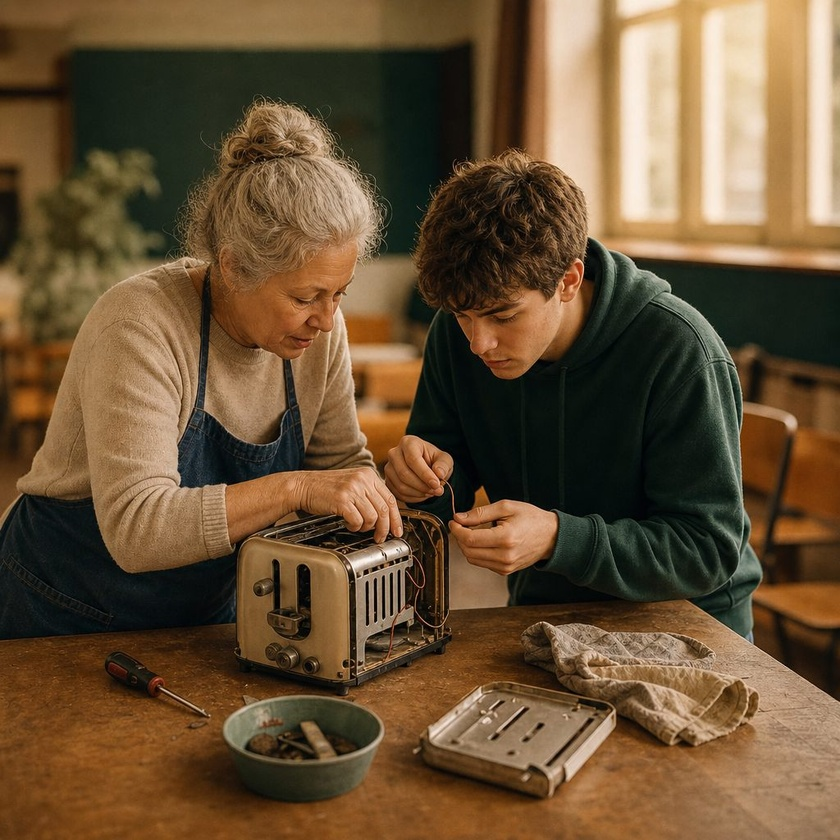
#> input picture skills/slide-maker/assets/vl/photo/bench-toaster.jpg, 840 x 840 px, shrunk from 1024 x 1024 before the run
$ python -i crop_helper.py   (imports and definitions only)
#> lines starting #> are read from the running program, lines starting #| are printed output that depends on the picture; after the words box and inside, x2 and y2 are one past the last pixel; in counts of white or black regions, pixels touching at a corner belong together
#!/usr/bin/env python3
"""crop_helper — crop a figure out of a larger image *by looking*, not by guessing.

The skill's figure rule is "use the source's own figure, whole" — but often the figure
you want is a *region* of a bigger image: one panel of a multi-panel figure, a few columns
of a comparison grid, a plot lifted off a page you already rasterised with extract_pdf.py.
The failure mode is cropping **blind** — eyeballing fraction coordinates, getting them
wrong, and shipping a crop that clips a column or includes a neighbour. This tool removes
the guessing: overlay a labelled ruler, *read* the box off it, crop, then *re-view* the
crop to confirm. You look at pixels at every step instead of trusting a number you made up.

Works on ANY image (a PNG you already have, or a page from extract_pdf.py `page`) — it is
not PDF-specific. For a figure still inside a PDF, run extract_pdf.py first to get a PNG,
then crop here.

THE LOOP (do this, don't skip the verify):
  1. python3 crop_helper.py grid figure.png _grid.png          # ruler overlay
  2. Read _grid.png — read the crop box off the labelled lines (fractions or pixels).
  3. python3 crop_helper.py crop figure.png out.png 0.05 0.1 0.62 0.95 --frac
  4. Read out.png — does it contain exactly the region you wanted, nothing clipped? If
     not, adjust the box and redo step 3. One or two iterations beats one blind guess.

COMPARISON / PANEL GRIDS (the hard case — e.g. a paper's N-method × M-modality figure):
A dense grid (many columns of methods, a few rows of examples) is unreadable shrunk onto a
slide. Don't crop one ragged rectangle — keep only the columns/rows that make your point
and reassemble them into a compact figure, preserving the header row and the row-label
column. `panel` does this on a *regularly* spaced grid:
  # First overlay the cell indices and CHECK the lines land on real cell boundaries:
  python3 crop_helper.py panel fig.png _idx.png --grid 5x10 --xpad 0.06 --ypad 0.05
  # Then reassemble keeping the label col + header row + chosen content cols/rows:
  python3 crop_helper.py panel fig.png out.png --grid 5x10 --xpad 0.06 --ypad 0.05 \
         --keep-cols 0,1,3,9 --keep-rows 0,2,3
  --grid RxC      content area is R rows x C columns of equal cells (excl. the margins below)
  --xpad f        width fraction of the left ROW-LABEL margin (0 if none); always kept
  --ypad f        height fraction of the top COLUMN-HEADER margin (0 if none); always kept
  --keep-cols     0-based content column indices to keep, in output order (omit = overlay only)
  --keep-rows     0-based content row indices to keep (omit = keep all rows)
Tune --xpad/--ypad until the overlaid grid lines sit exactly on the gaps between cells
(that's why you view _idx.png first) — then the reassembly slices cleanly.

Importable: from crop_helper import crop, draw_grid, panel_pick.
"""
import sys, os
from PIL import Image, ImageDraw, ImageFont

try:
    import numpy as np
except Exception:
    np = None


# [16 lines left out: functions _font, info, not called in this run]


def trim(path, out=None, margin=0.01, thresh=25):
    """Snap a crop to its real content — remove the uniform background border so the figure
    is tight, WITHOUT ever clipping the figure's own parts. This is background-subtraction,
    not PIL.getbbox() (which assumes a pure-black bg and trips on JPEG noise). Works for
    light- AND dark-background figures: the bg colour is estimated from the corners, so a
    plot on white and a vessel image on black both trim correctly.

    margin: fraction of the larger side added back on every side (default 1%), so anti-aliased
    edges, axis ticks, colour bars and legends are never shaved. thresh: per-pixel distance
    from bg (0-255) to count as content; raise for JPEG-noisy inputs.

    Returns the cropped box (left, upper, right, lower) in pixels, or None if the image is
    blank / trimming would be degenerate (then the original is left as-is)."""
#> called with path = '../assets/vl/photo/bench-toaster.jpg', margin = 0.01, thresh = 25
    im = Image.open(path).convert("RGB")
#> im is the input picture: PIL image 840x840 RGB; mean R, G, B 105.8, 81.7, 53.6
    W, H = im.size
    if np is None:                      # numpy missing — safe no-op, keep the image
        if out and out != path: im.save(out)
        print("numpy unavailable — trim skipped"); return None
    a = np.asarray(im).astype(np.int16)
    # estimate background from the four corner patches (median is robust to a stray tick)
    k = max(4, min(W, H) // 50)
    corners = np.concatenate([a[:k, :k].reshape(-1, 3), a[:k, -k:].reshape(-1, 3),
                              a[-k:, :k].reshape(-1, 3), a[-k:, -k:].reshape(-1, 3)])
#> corners = 1024 rows, first 8: [102, 74, 37], [102, 74, 37], [103, 75, 38], [104, 76, 39], [105, 77, 38], [105, 77, 38], [106, 76, 38], [107, 77, 39]
    bg = np.median(corners, axis=0)
#> bg = [125, 91, 56.5]
    dist = np.abs(a - bg).max(axis=2)               # per-pixel distance from bg
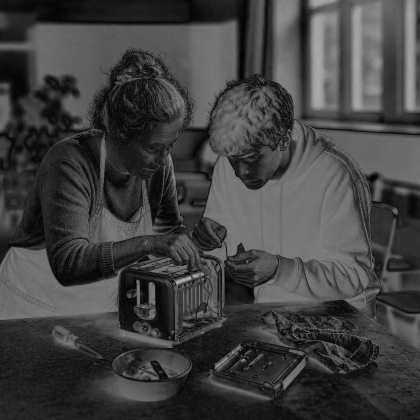
#> dist: shape (840, 840) float64 (shown at 1/2 size); min 0.5, max 186.5, mean 64.8
    mask = dist > thresh
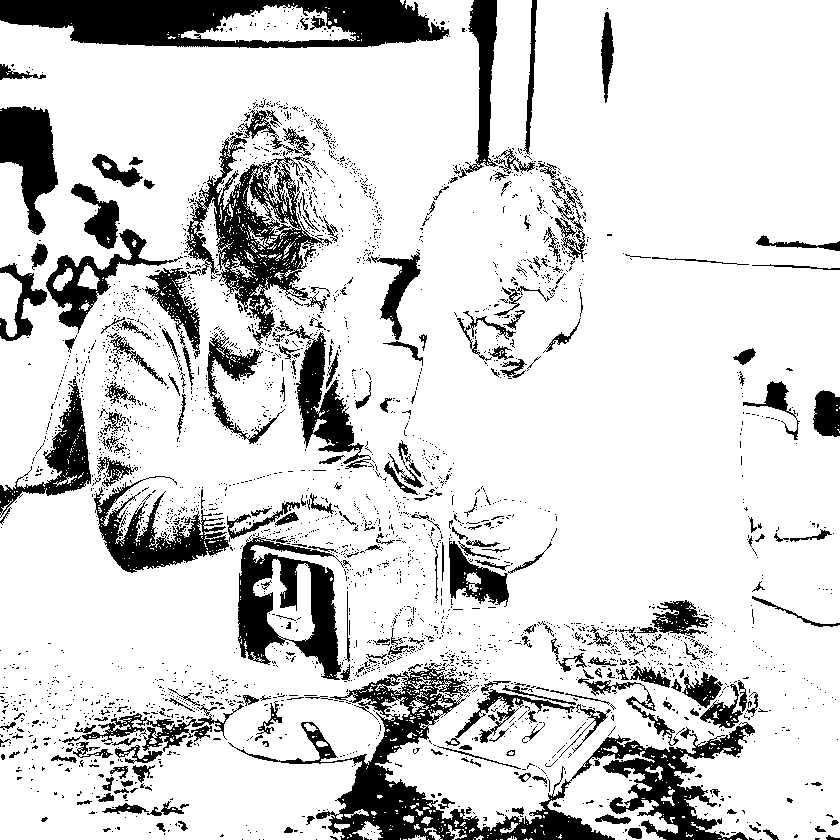
#> mask: shape (840, 840) bool; 83% white; 3056 black regions (2789 under 20 px), largest, box (x1, y1, x2, y2) and area: (228, 663, 755, 840) 19611, (0, 0, 449, 48) 14244, (185, 132, 332, 346) 9437
    if not mask.any():
        if out and out != path: im.save(out)
        print(f"{path}: no content above threshold — left as-is"); return None
    ys, xs = np.where(mask.any(axis=1))[0], np.where(mask.any(axis=0))[0]
#> ys = 840 values from 0 to 839; xs = 840 values from 0 to 839
    y0, y1, x0, x1 = ys.min(), ys.max() + 1, xs.min(), xs.max() + 1
#> y0 = 0; y1 = 840; x0 = 0; x1 = 840
    # guard: a near-full box means the bg estimate/threshold failed — don't risk a bad trim
    if (y1 - y0) * (x1 - x0) > 0.985 * W * H:
        if out and out != path: im.save(out)
        print(f"{path}: already tight (content fills frame) — left as-is"); return None
    m = max(4, int(margin * max(W, H)))
    box = (max(0, x0 - m), max(0, y0 - m), min(W, x1 + m), min(H, y1 + m))
    im.crop(box).save(out or path)
    print(f"wrote {out or path}  ({box[2]-box[0]}x{box[3]-box[1]}px, trimmed from {W}x{H}) "
          f"— content fully retained, only background removed.")
    return box


# [152 lines left out: functions draw_grid, crop, panel_pick, _main, not called in this run]


# [2 lines not run here, left out]

>>> result = trim('../assets/vl/photo/bench-toaster.jpg')

$ run again, on skills/slide-maker/assets/vl/photo/jacket-mend.jpg
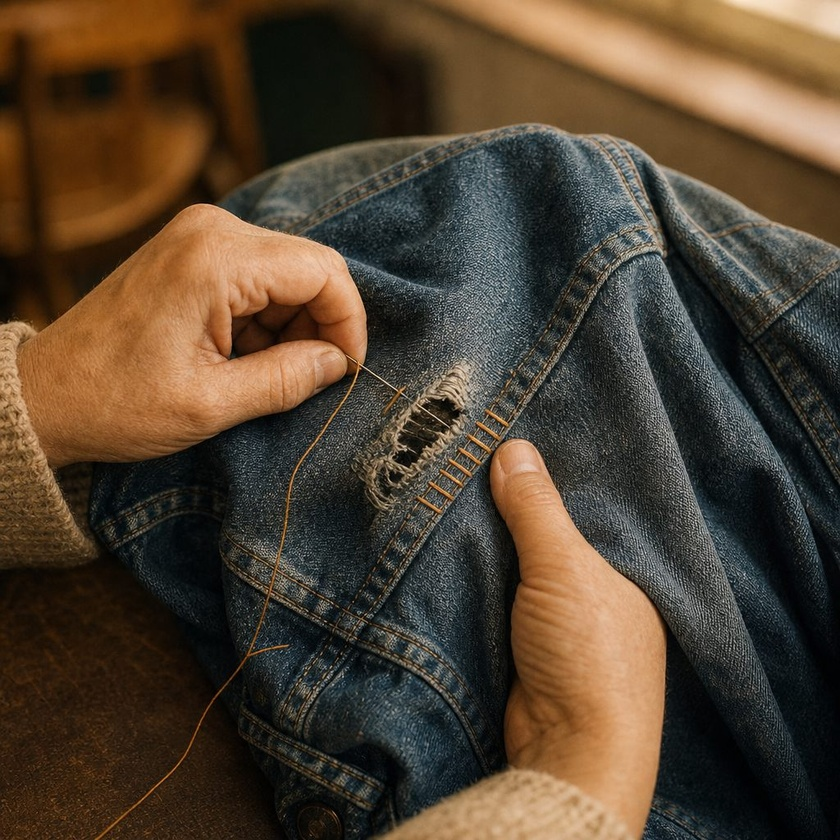
#> input picture skills/slide-maker/assets/vl/photo/jacket-mend.jpg, 840 x 840 px, shrunk from 1024 x 1024 before the run
#> in trim, im is the input picture: PIL image 840x840 RGB; mean R, G, B 80.8, 65.5, 48.5
#> corners = 1024 rows, first 8: [58, 32, 5], [58, 32, 5], [58, 32, 5], [58, 32, 5], [61, 34, 5], [62, 35, 6], [64, 33, 4], [62, 31, 2]
#> bg = [73, 43, 15]
#> in trim, `dist = np.abs(a - bg).max(axis=2)`:
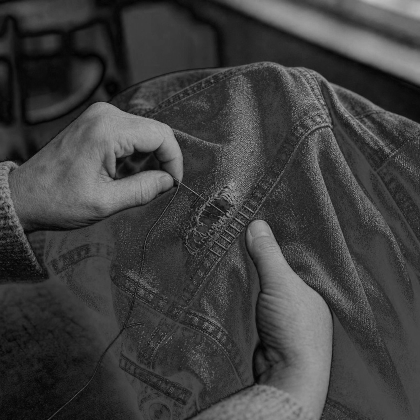
#> dist: shape (840, 840) float64 (shown at 1/2 size); min 0, max 218, mean 63.3
#> in trim, `mask = dist > thresh`:
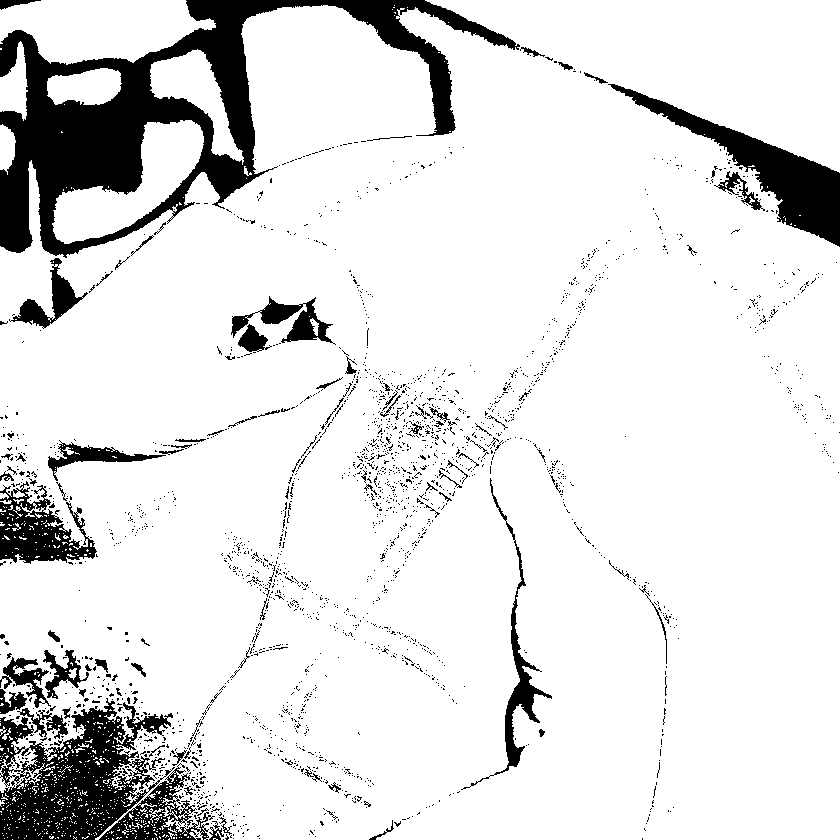
#> mask: shape (840, 840) bool; 88.2% white; 2277 black regions (2180 under 20 px), largest, box (x1, y1, x2, y2) and area: (0, 0, 520, 258) 35485, (0, 698, 175, 840) 12797, (608, 84, 840, 247) 8025
#> ys = 840 values from 0 to 839
#> y0 = 0; y1 = 840; x0 = 0; x1 = 840

$ run again, on skills/slide-maker/assets/vl/photo/table-mended.jpg
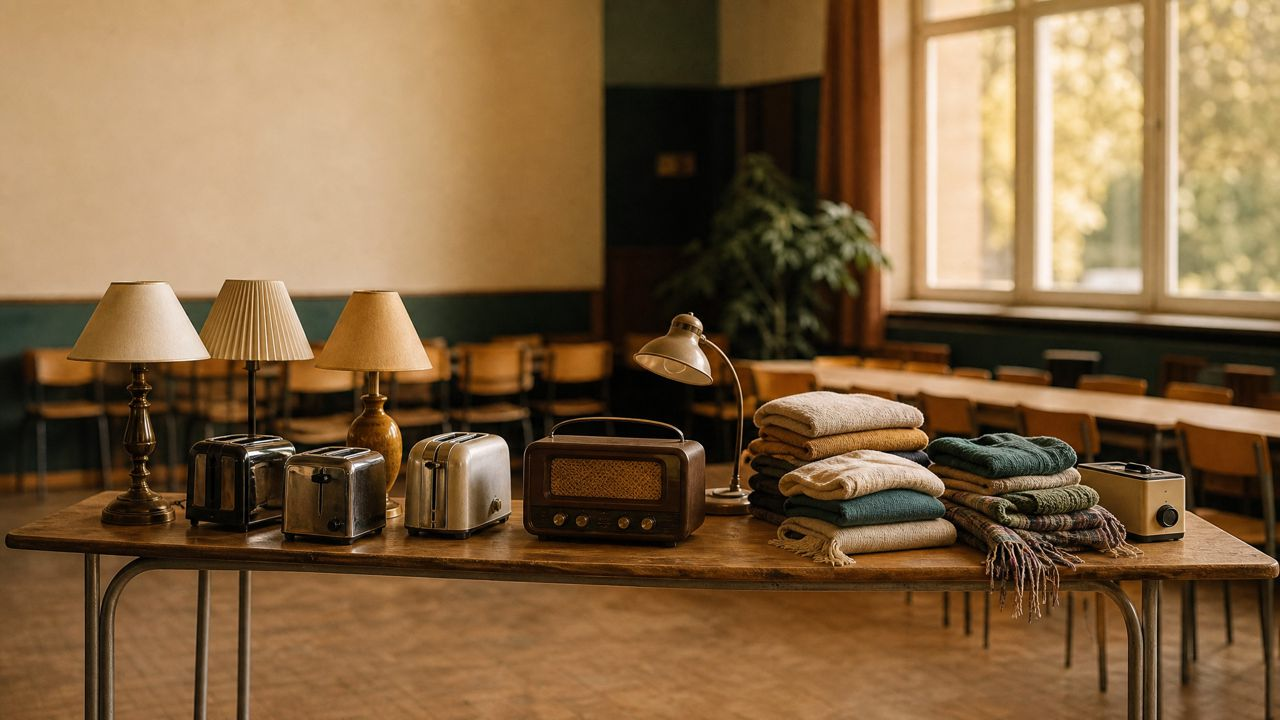
#> input picture skills/slide-maker/assets/vl/photo/table-mended.jpg, 1280 x 720 px
#> in trim, im is the input picture: PIL image 1280x720 RGB; mean R, G, B 128.5, 99.1, 65.2
#> corners = 784 rows, first 8: [188, 150, 103], [188, 150, 103], [188, 150, 103], [188, 150, 103], [189, 151, 104], [189, 151, 104], [189, 151, 102], [189, 151, 102]
#> bg = [153.5, 116, 74.5]
#> in trim, `dist = np.abs(a - bg).max(axis=2)`:
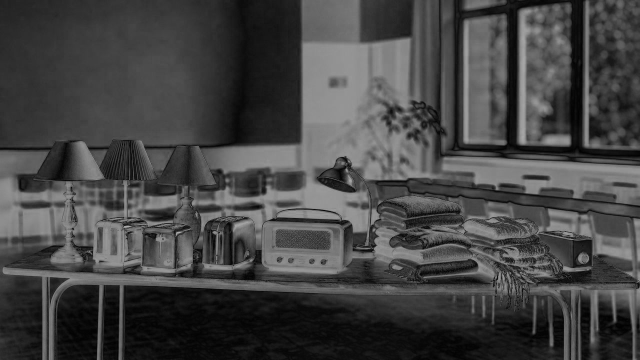
#> dist: shape (720, 1280) float64 (shown at 1/2 size); min 0.5, max 180.5, mean 69.1
#> in trim, `mask = dist > thresh`:
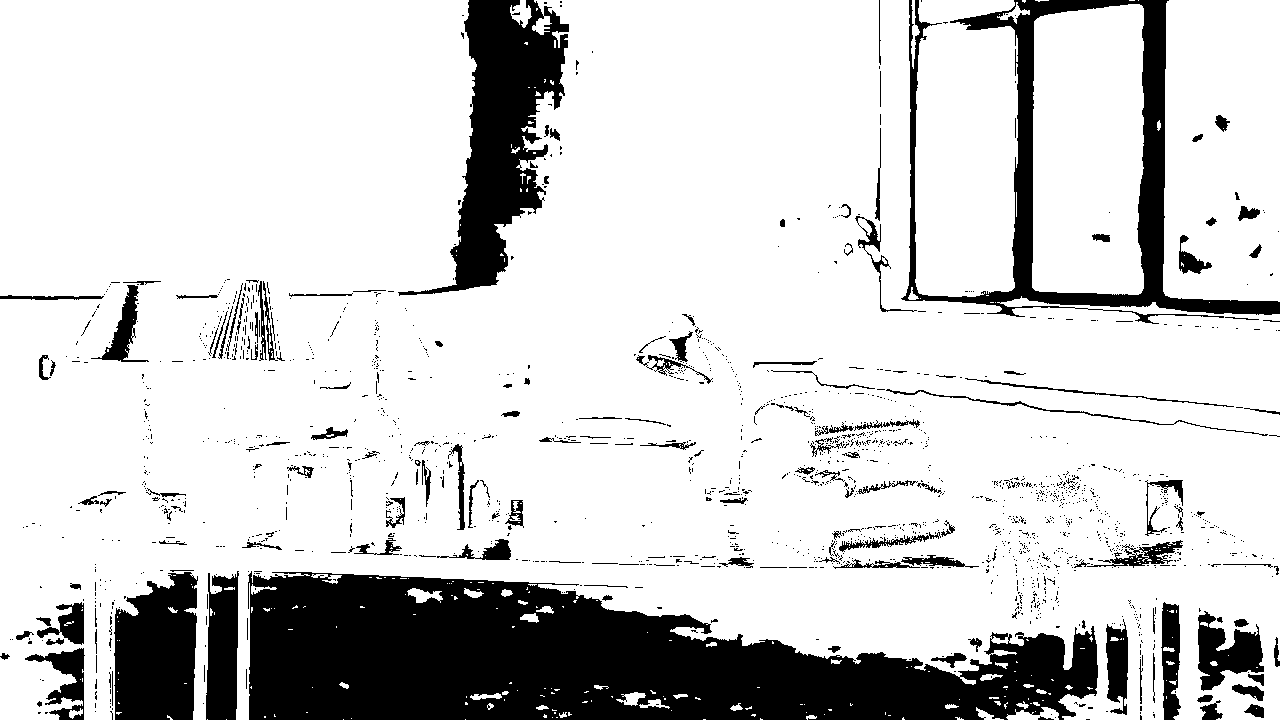
#> mask: shape (720, 1280) bool; 81.7% white; 1746 black regions (1578 under 20 px), largest, box (x1, y1, x2, y2) and area: (248, 571, 1098, 720) 83147, (901, 0, 1280, 324) 19669, (398, 0, 569, 296) 19399
#> ys = 720 values from 0 to 719; xs = 1280 values from 0 to 1279
#> y0 = 0; y1 = 720; x0 = 0; x1 = 1280
